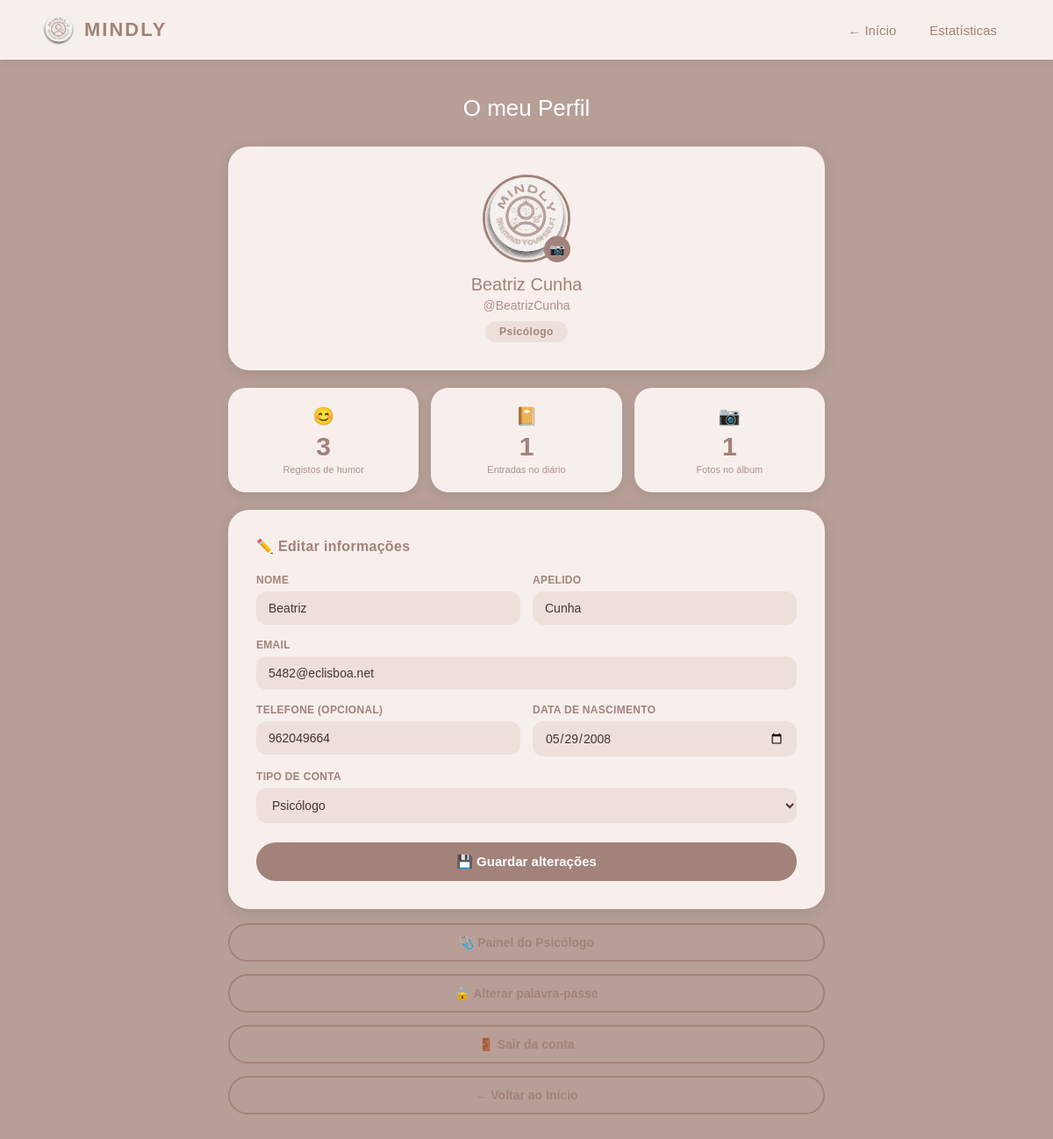
The app's page /perfil/ (signed in) with its own data.
### core/models.py (models this page shows, shortened)
class Perfil(models.Model):
    TIPO_CHOICES = [
        ('livre',      'Utilizador Livre'),
        ('paciente',   'Paciente'),
        ('psicologo',  'Psicólogo'),
    ]
    utilizador  = models.OneToOneField(User, on_delete=models.CASCADE, related_name='perfil')
    tipo        = models.CharField(max_length=20, choices=TIPO_CHOICES, default='livre')
    foto_perfil = models.ImageField(upload_to='perfis/', blank=True, null=True)
    bio         = models.TextField(blank=True, null=True)
    telefone    = models.CharField(max_length=20, blank=True, null=True)
    data_nasc   = models.DateField(blank=True, null=True)

### core/views.py (the view)
# urls.py: path('perfil/', views.perfil, name='perfil'),
@login_required(login_url='login')
def perfil(request):
    perfil_obj, created = Perfil.objects.get_or_create(utilizador=request.user)
    if request.method == 'POST':
        if 'foto_perfil' in request.FILES:
            perfil_obj.foto_perfil = request.FILES['foto_perfil']
            perfil_obj.save()
            return redirect('perfil')
        perfil_form = PerfilForm(request.POST, request.FILES, instance=perfil_obj)
        user_form   = UserForm(request.POST, instance=request.user)
        if perfil_form.is_valid() and user_form.is_valid():
            perfil_form.save()
            user_form.save()
            perfil_obj.telefone  = request.POST.get('telefone', '')
            perfil_obj.data_nasc = request.POST.get('data_nasc') or None
            perfil_obj.save()
            return redirect('perfil')
    else:
        perfil_form = PerfilForm(instance=perfil_obj)
        user_form   = UserForm(instance=request.user)
    total_humores = RegistoHumor.objects.filter(utilizador=request.user).count()
    total_diario  = EntradaDiario.objects.filter(utilizador=request.user).count()
    total_fotos   = FotoAlbum.objects.filter(utilizador=request.user).count()
    return render(request, 'core/perfil.html', {
        'perfil_form': perfil_form,
        'user_form':   user_form,
        'perfil':      perfil_obj,
        'total_humores': total_humores,
        'total_diario':  total_diario,
        'total_fotos':   total_fotos,
    })

### core/forms.py
class PerfilForm(forms.ModelForm):
    class Meta:
        model = Perfil
        fields = ['foto_perfil', 'tipo', 'telefone', 'data_nasc']
        widgets = {
            'data_nasc': forms.DateInput(attrs={'type': 'date'}),
            'telefone':  forms.TextInput(attrs={'placeholder': '+351 912 345 678'}),
        }

class UserForm(forms.ModelForm):
    class Meta:
        model = User
        fields = ['first_name', 'last_name', 'email']
        widgets = {
            'first_name': forms.TextInput(attrs={'placeholder': 'Nome'}),
            'last_name':  forms.TextInput(attrs={'placeholder': 'Apelido'}),
            'email':      forms.EmailInput(attrs={'placeholder': 'Email'}),
        }

### core/templates/core/perfil.html (shortened to what this page needs)
{% load static %}
<!DOCTYPE html>
<html lang="pt">
<head>
</head>
<body>
<header>
    <a href="{% url 'home' %}" class="logo">
        <img src="{% static 'core/imagens/logo.PNG' %}" alt="logo">
        <h1>MINDLY</h1>
    </a>
    <nav>
        <a href="{% url 'home' %}">← Início</a>
        <a href="{% url 'estatisticas' %}">Estatísticas</a>
    </nav>
</header>
<main>
    <h2 class="page-title">O meu Perfil</h2>
    <div class="perfil-topo">
        <div class="foto-container" onclick="document.getElementById('inputFoto').click()">
            {% if perfil.foto_perfil %}
                <img src="{{ perfil.foto_perfil.url }}" alt="Foto de perfil" class="foto-perfil">
            {% else %}
                <div class="foto-placeholder">👤</div>
            {% endif %}
            <div class="foto-overlay">📷</div>
        </div>
        <div class="nome-perfil">
            {% if request.user.first_name %}{{ request.user.first_name }} {{ request.user.last_name }}
            {% else %}{{ request.user.username }}{% endif %}
        </div>
        <div class="username-perfil">@{{ request.user.username }}</div>
        <span class="tipo-badge">{{ perfil.get_tipo_display }}</span>
    </div>
    <div class="stats">
        <div class="stat-card">
            <span class="icone">😊</span>
            <div class="num">{{ total_humores }}</div>
            <div class="desc">Registos de humor</div>
        </div>
        <div class="stat-card">
            <span class="icone">📔</span>
            <div class="num">{{ total_diario }}</div>
            <div class="desc">Entradas no diário</div>
        </div>
        <div class="stat-card">
            <span class="icone">📷</span>
            <div class="num">{{ total_fotos }}</div>
            <div class="desc">Fotos no álbum</div>
        </div>
    </div>
    <div class="form-card">
        <h3>✏️ Editar informações</h3>
        <form method="post" enctype="multipart/form-data">
            <div class="form-row">
                <div class="form-grupo">
                    <label>Nome</label>
                    <input type="text" name="first_name" value="{{ request.user.first_name }}" placeholder="Nome">
                </div>
                <div class="form-grupo">
                    <label>Apelido</label>
                    <input type="text" name="last_name" value="{{ request.user.last_name }}" placeholder="Apelido">
                </div>
            </div>
            <div class="form-grupo">
                <label>Email</label>
                <input type="email" name="email" value="{{ request.user.email }}" placeholder="Email">
            </div>
            <div class="form-row">
                <div class="form-grupo">
                    <label>Telefone (opcional)</label>
                    <input type="text" name="telefone" value="{{ perfil.telefone|default:'' }}" placeholder="+351 912 345 678">
                </div>
                <div class="form-grupo">
                    <label>Data de nascimento</label>
                    <input type="date" name="data_nasc" value="{{ perfil.data_nasc|date:'Y-m-d'|default:'' }}">
                </div>
            </div>
            <div class="form-grupo">
                <label>Tipo de conta</label>
                <select name="tipo">
                    <option value="psicologo" {% if perfil.tipo == 'psicologo' %}selected{% endif %}>Psicólogo</option>
                </select>
            </div>
            <button class="btn-guardar" type="submit">💾 Guardar alterações</button>
        </form>
    </div>
    {% if perfil.tipo == 'psicologo' %}
    <a href="{% url 'painel_psicologo' %}" class="btn-outline">🩺 Painel do Psicólogo</a>
    {% endif %}
    <a href="{% url 'password_change' %}" class="btn-outline">🔒 Alterar palavra-passe</a>
    <form method="post" action="{% url 'logout' %}">
        <button type="submit" class="btn-sair">🚪 Sair da conta</button>
    </form>
    <a href="{% url 'home' %}" class="btn-voltar">← Voltar ao Início</a>
</main>
</body>
</html>

### records on screen
Perfil: foto_perfil (picture), tipo "Psicólogo", telefone "962049664", data_nasc "05/29/2008"

### other values on screen
{{ request.user.first_name }} "Beatriz"
{{ request.user.last_name }} "Cunha"
{{ request.user.username }} "BeatrizCunha"
{{ total_humores }} "3"
{{ total_diario }} "1"
{{ total_fotos }} "1"
